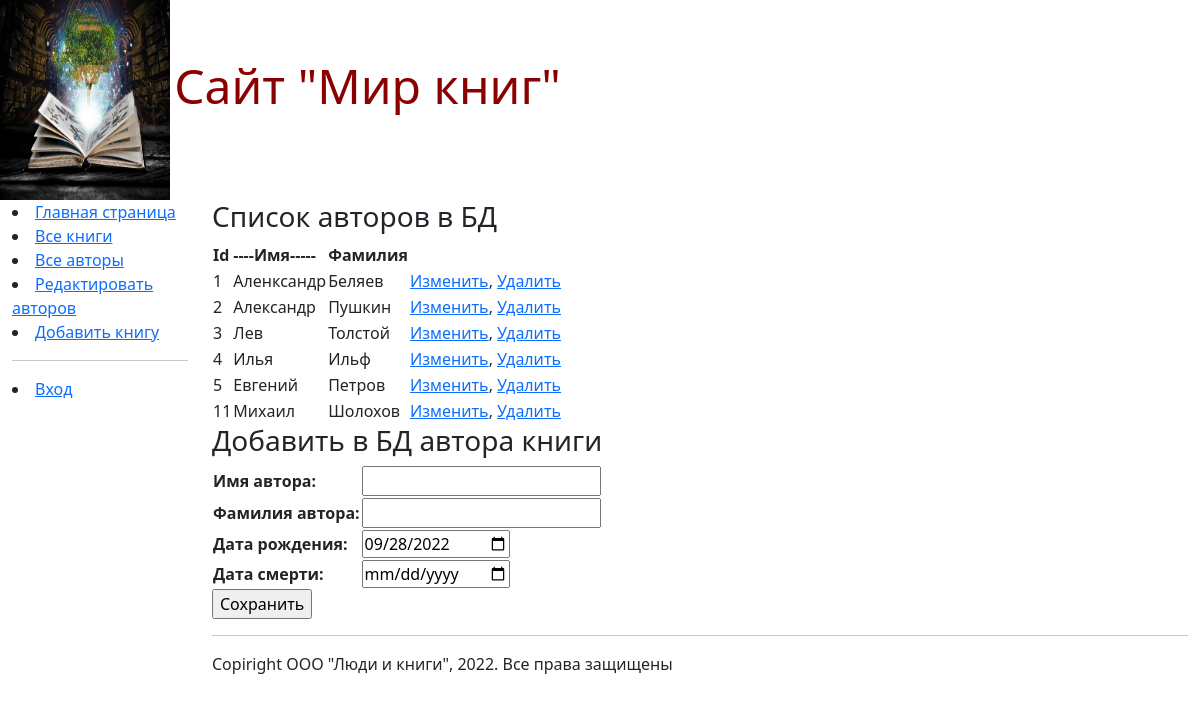
Page /authors_add/ on the committed database.
### catalog/models.py (models this page shows, shortened)
class Author(models.Model):
    first_name = models.CharField(max_length=100,
                                  help_text="Введите имя автора",
                                  verbose_name="Имя автора")
    last_name = models.CharField(max_length=100,
                                 help_text="Введите фамилию автора",
                                 verbose_name="Фамилия автора")
    date_of_birth = models.DateField(
        help_text="Введите дату рождения",
        verbose_name="Дата рождения",
        default=None,
        null=True, blank=True)
    date_of_death = models.DateField(
        help_text="Введите дату смерти",
        verbose_name="Дата смерти",
        null=True, blank=True)
    class Meta:
        verbose_name = "автора"
        verbose_name_plural = "авторы"

### catalog/views.py (the view)
# urls.py: path('authors_add/', views.authors_add, name='authors_add'),
def authors_add(request):
    author = Author.objects.all()
    authorsform = AuthorsForm()
    return render(request, "catalog/authors_add.html", {"form": authorsform, "author": author})

### catalog/forms.py
class AuthorsForm(forms.Form):
    first_name = forms.CharField(label="Имя автора")
    last_name = forms.CharField(label="Фамилия автора")
    date_of_birth = forms.DateField(label="Дата рождения", initial=format(date.today()),
                                    widget=forms.widgets.DateInput(attrs={'type': 'date'}))
    date_of_death = forms.DateField(label="Дата смерти", initial=format(None),
                                    widget=forms.widgets.DateInput(attrs={'type': 'date'}))

### catalog/templates/catalog/authors_add.html (shortened to what this page needs)
{% extends "base_generic.html" %}
{% block content %}
  <h3>Список авторов в БД</h3>
   <table>
        <thead><th>Id</th><th>----Имя-----</th><th>Фамилия</th><th></th></thead>
  {% if author %}
     {% for author in author.all %}
        <tr>
           <td>{{author.id}}</td>
           <td>{{author.first_name}}</td>
           <td>{{author.last_name}}</td>
           <td><a href="/edit1/{{author.id}}">Изменить</a>, <a href="/delete/{{author.id}}">Удалить</a></td>
        </tr>
     {% endfor %}
  {% else %}
      <p>В базе данных нет авторов</p>
  {% endif %}
    </table>
<h3>Добавить в БД автора книги</h3>
<form method="POST" action="/create/">
    <table>
        {{ form }}
    </table>
    <input type="submit" value="Сохранить" >
</form>
{% endblock content%}

### rows in the picture
Author: id "1", first_name "Аленксандр", last_name "Беляев"
Author: id "2", first_name "Александр", last_name "Пушкин"
Author: id "3", first_name "Лев", last_name "Толстой"
Author: id "4", first_name "Илья", last_name "Ильф"
Author: id "5", first_name "Евгений", last_name "Петров"
Author: id "11", first_name "Михаил", last_name "Шолохов"
